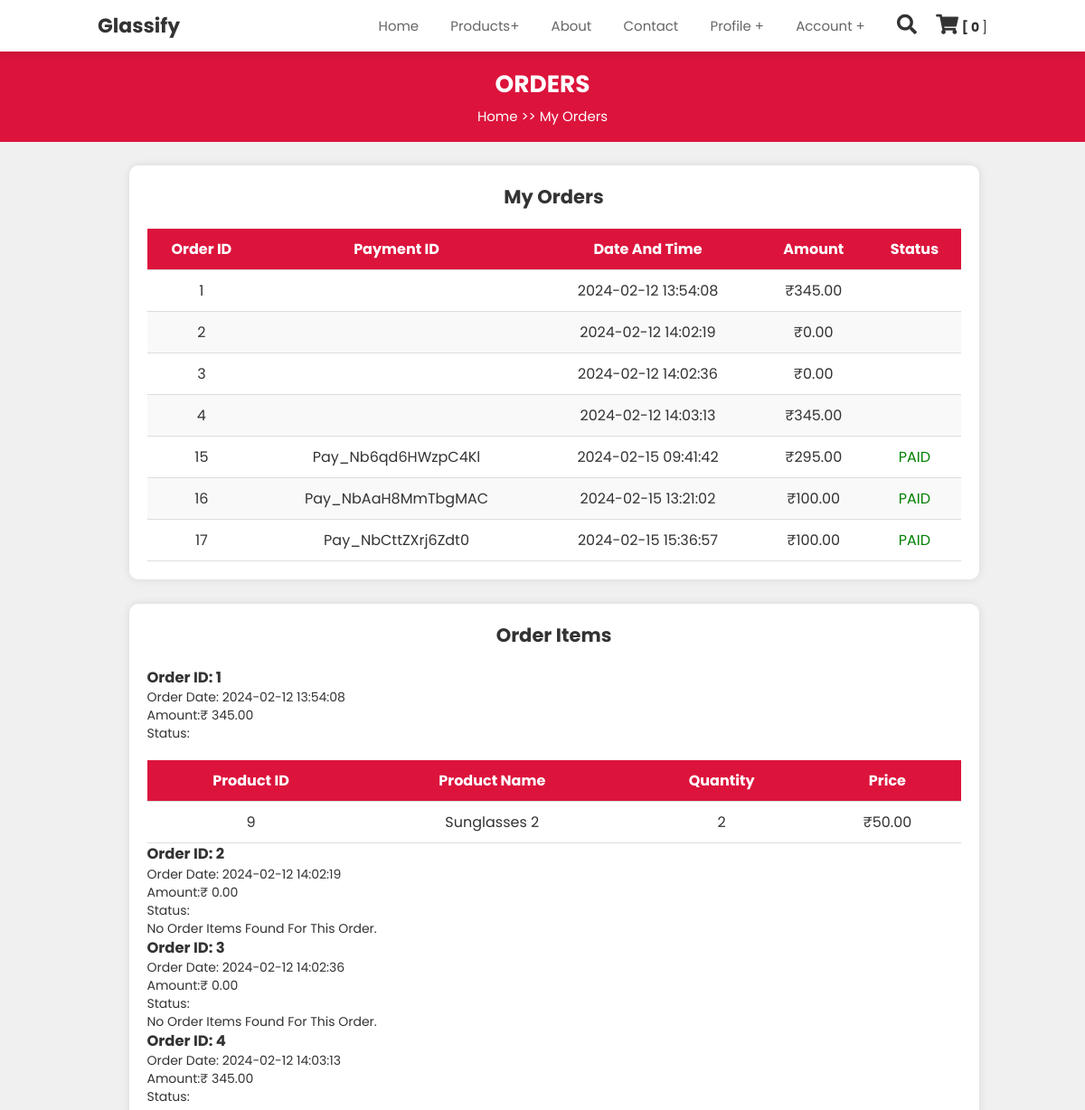
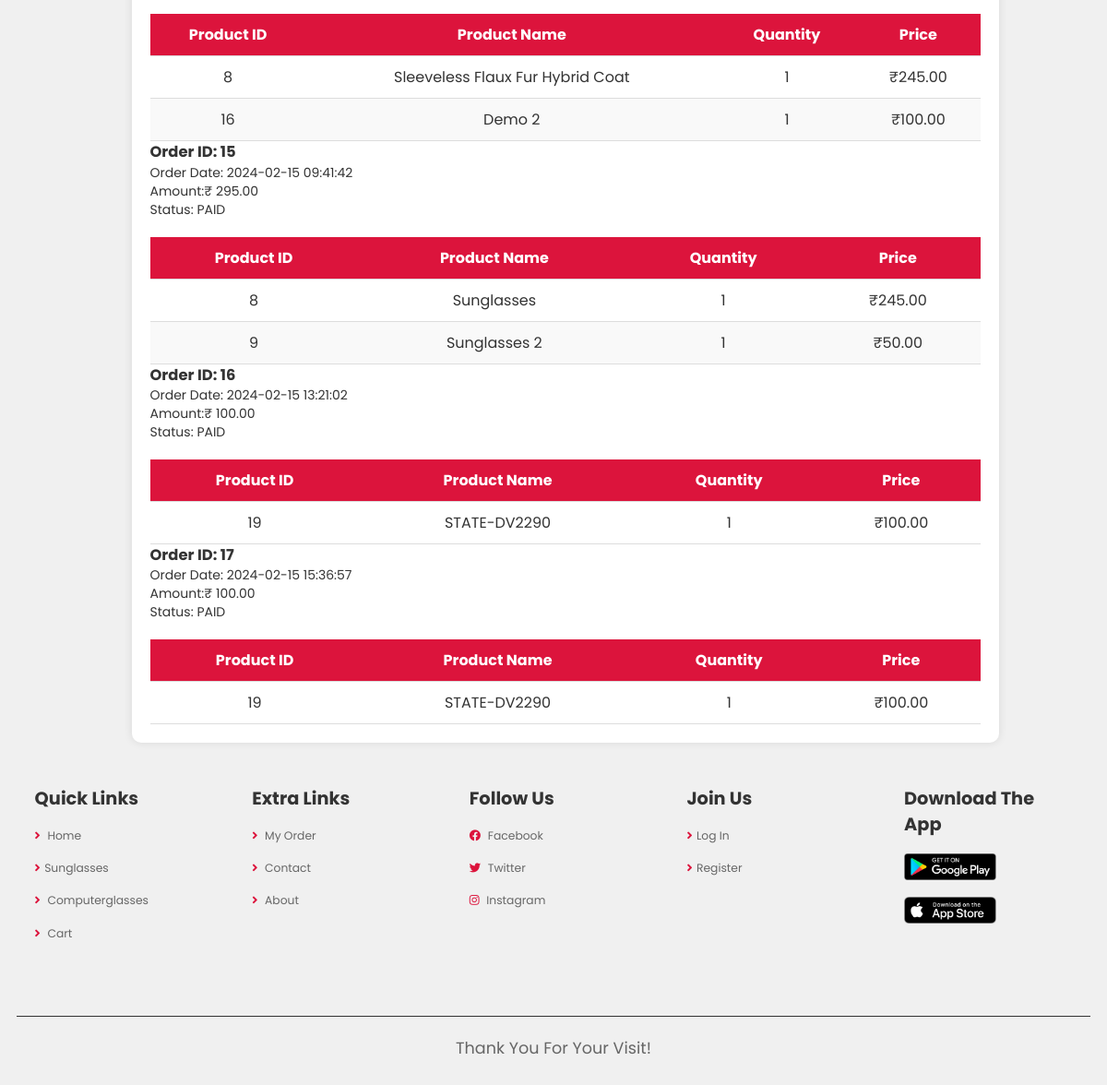
The page /my-orders.php (signed in) on the database its author committed (2 pictures, top to bottom).
### tables this page shows
CREATE TABLE `orders` (
  `order_id` int(11) NOT NULL,
  `customer_id` int(11) NOT NULL,
  `amount` decimal(10,2) NOT NULL,
  `payment_id` varchar(100) DEFAULT NULL,
  `created_at` timestamp NOT NULL DEFAULT current_timestamp(),
  `status` varchar(100) NOT NULL
);

CREATE TABLE `order_items` (
  `order_item_id` int(11) NOT NULL,
  `order_id` int(11) NOT NULL,
  `product_id` int(11) NOT NULL,
  `product_title` varchar(255) NOT NULL,
  `quantity` int(11) NOT NULL,
  `price` decimal(10,2) NOT NULL
);

### my-orders.php (the view, shortened to what this page needs)
<?php
if (!isset($_SESSION['customer_email'])) {
    echo "<script>window.open('../checkout.php','_self')</script>";
    exit();
} else {
    include("includes/db.php");
    include("includes/header_2.php");
    include("includes/main_2.php");
    $customer_email = $_SESSION['customer_email'];
    $get_customer_id = "SELECT customer_id FROM customers WHERE customer_email = '$customer_email'";
    $run_customer_id = mysqli_query($con, $get_customer_id);
    $row_customer_id = mysqli_fetch_array($run_customer_id);
    $customer_id = $row_customer_id['customer_id'];
?>
    <link rel="stylesheet" href="styles/style.css">
    <link rel="stylesheet" href="styles/style_2.css">
    <section class="heading">
    <h1>orders</h1>
    <p><a href="home.html">home</a> >> my orders </p>
  </section>
  <div id="content">
    <div class="container">
        <div class="main-content">
            <h2>My Orders</h2>
            <?php
            $get_orders = "SELECT order_id, created_at, amount, status, payment_id
                           FROM orders
                           WHERE customer_id='$customer_id'";
            $run_orders = mysqli_query($con, $get_orders);
            if (mysqli_num_rows($run_orders) > 0) {
                ?>
                <table>
                    <thead>
                        <tr>
                            <th>Order ID</th>
                            <th>Payment ID</th>
                            <th>Date and Time</th>
                            <th>Amount</th>
                            <th>Status</th>
                        </tr>
                    </thead>
                    <tbody>
                        <?php
                        while ($row_orders = mysqli_fetch_array($run_orders)) {
                            $order_id = $row_orders['order_id'];
                            $payment_id = $row_orders['payment_id'];
                            $created_at = $row_orders['created_at'];
                            $amount = $row_orders['amount'];
                            $status = $row_orders['status'];
                            ?>
                            <tr>
                                <td><?php echo $order_id; ?></td>
                                <td><?php echo $payment_id; ?></td>
                                <td><?php echo $created_at; ?></td>
                                <td>₹<?php echo $amount; ?></td>
                                <td style="color:green;"><?php echo $status; ?></td>
                            </tr>
                            <?php
                        }
                        ?>
                    </tbody>
                </table>
                <?php
            } else {
                echo "<p>No orders found.</p>";
            }
            ?>
        </div>
    </div>
</div>
<?php
}
?>
<?php
$customer_email = $_SESSION['customer_email'];
    $get_customer_id = "SELECT customer_id FROM customers WHERE customer_email = '$customer_email'";
    $run_customer_id = mysqli_query($con, $get_customer_id);
    $row_customer_id = mysqli_fetch_array($run_customer_id);
    $customer_id = $row_customer_id['customer_id'];
?>
<div id="content">
    <div class="container">
        <div class="main-content">
            <h2>Order items</h2>
            <?php
            $get_orders = "SELECT order_id, created_at, amount, status FROM orders WHERE customer_id='$customer_id'";
            $run_orders = mysqli_query($con, $get_orders);
            if (mysqli_num_rows($run_orders) > 0) {
                while ($row_orders = mysqli_fetch_array($run_orders)) {
                    $order_id = $row_orders['order_id'];
                    $created_at = $row_orders['created_at'];
                    $amount = $row_orders['amount'];
                    $status = $row_orders['status'];
                    ?>
                    <div class="order">
                        <h3>Order ID: <?php echo $order_id; ?></h3>
                        <p>Order Date: <?php echo $created_at; ?></p>
                        <p>Amount:₹ <?php echo $amount; ?></p>
                        <p>Status: <?php echo $status; ?></p>
                        <?php
                        $get_order_items = "SELECT product_id, product_title, quantity, price FROM order_items WHERE order_id='$order_id'";
                        $run_order_items = mysqli_query($con, $get_order_items);
                        if (mysqli_num_rows($run_order_items) > 0) {
                            ?>
                            <table>
                                <thead>
                                    <tr>
                                        <th>Product ID</th>
                                        <th>Product Name</th>
                                        <th>Quantity</th>
                                        <th>Price</th>
                                    </tr>
                                </thead>
                                <tbody>
                                    <?php
                                    while ($row_order_items = mysqli_fetch_array($run_order_items)) {
                                        $product_id = $row_order_items['product_id'];
                                        $product_title = $row_order_items['product_title'];
                                        $quantity = $row_order_items['quantity'];
                                        $price = $row_order_items['price'];
                                        ?>
                                        <tr>
                                            <td><?php echo $product_id; ?></td>
                                            <td><?php echo $product_title; ?></td>
                                            <td><?php echo $quantity; ?></td>
                                            <td>₹<?php echo $price; ?></td>
                                        </tr>
                                        <?php
                                    }
                                    ?>
                                </tbody>
                            </table>
                            <?php
                        } else {
                            echo "<p>No order items found for this order.</p>";
                        }
                        ?>
                    </div>
                    <?php
                }
            } else {
                echo "<p>No orders found.</p>";
            }
            ?>
        </div>
    </div>
</div>
<section class="footer">
<div class="box-container">
    <div class="box">
        <h3>quick links</h3>
        <a href="home.php"> <i class="fas fa-angle-right"></i> home</a>
        <a href="sunglasses.php"> <i class="fas fa-angle-right"></i>sunglasses </a>
        <a href="computerglasses.php"> <i class="fas fa-angle-right"></i> computerglasses</a>
        <a href="cart.php"> <i class="fas fa-angle-right"></i> cart</a>
    </div>
    <div class="box">
        <h3>extra links</h3>
        <a href="my-orders.php"> <i class="fas fa-angle-right"></i> my order </a>
        <a href="contact.php"> <i class="fas fa-angle-right"></i> contact</a>
        <a href="about.php"> <i class="fas fa-angle-right"></i> about</a>
    </div>
    <div class="box">
        <h3>follow us</h3>
        <a href="https://www.facebook.com"> <i class="fab fa-facebook-f"></i> facebook </a>
        <a href="https://www.twitter.com"> <i class="fab fa-twitter"></i> twitter </a>
        <a href="https://www.instagram.com"> <i class="fab fa-instagram"></i> instagram </a>
    </div>
    <div class="box">
        <h3>Join us</h3>
        <a href="login.php"> <i class="fas fa-angle-right"></i>Log in</a>
        <a href="register.php"> <i class="fas fa-angle-right"></i>Register</a>
    </div>
    <div class="box">
        <h3>Download the App</h3>
        <a href="#"> <img class="download-image" src="images/google-play-logo.png" alt=""></a>
        <a href="#"> <img class="download-image" src="images/app-store-logo.png" alt=""></a>
    </div>
</div>
<div class="credit">Thank you for your visit! </div>
</section>

### styles/style.css (style rules this page uses)
* { font-family: "Poppins", sans-serif; margin: 0; padding: 0; box-sizing: border-box; text-decoration: none !important; outline: none; border: none; text-transform: capitalize; transition: all 0.2s linear; }
html { font-size: 62.5%; overflow-x: hidden; }
section { padding: 2rem 9%; }
.heading { text-align: center; background: crimson; }
.heading h1 { font-size: 3rem; text-transform: uppercase; color: #fff; }
.heading p { color: #fff; padding-top: 0.7rem; font-size: 1.7rem; }
.heading p a { color: #fff; }
.footer .box-container { display: grid; grid-template-columns: repeat(auto-fit, minmax(25rem, 1fr)); gap: 1.5rem; }
.footer .box-container .box h3 { font-size: 2.2rem; color: #333; padding: 1rem 0; }
.footer .box-container .box a { display: block; font-size: 1.4rem; color: #666; padding: 1rem 0; }
.footer .box-container .box a i { color: crimson; padding-right: 0.5rem; }
.footer .credit { text-align: center; padding: 1rem; padding-top: 2.5rem; margin-top: 2.5rem; font-size: 2rem; color: #666; border-top: 0.2rem solid #333; }
@media (max-width: 1200px) { html { font-size: 55%; } }
@media (max-width: 1200px) { section { padding: 2rem; } }
body { font-family: "Roboto", Helvetica, Arial, sans-serif; font-size: 14px; line-height: 1.42857143; color: #333333; background-color: #f0f0f0; overflow-x: hidden; }
.box { margin: 0 0 30px; box-sizing: border-box; padding: 20px; }
#content { padding-left: 25px; }

### styles/style_2.css (style rules this page uses)
* { font-family: "Poppins", sans-serif; margin: 0; padding: 0; box-sizing: border-box; text-decoration: none !important; outline: none; border: none; text-transform: capitalize; transition: all 0.2s linear; }
html { font-size: 62.5%; overflow-x: hidden; }
section { padding: 2rem 9%; }
.heading { text-align: center; background: crimson; }
.heading h1 { font-size: 3rem; text-transform: uppercase; color: #fff; }
.heading p { color: #fff; padding-top: 0.7rem; font-size: 1.7rem; }
.heading p a { color: #fff; }
.footer .box-container { display: grid; grid-template-columns: repeat(auto-fit, minmax(20rem, 1fr)); gap: 1.5rem; }
.footer .box-container { display: grid; grid-template-columns: repeat(auto-fit, minmax(23rem, 1fr)); gap: 1.5rem; }
.footer .box-container .box h3 { font-size: 2.2rem; color: #333; padding: 1rem 0; }
.footer .box-container .box a { display: block; font-size: 1.4rem; color: #666; padding: 1rem 0; }
.footer .box-container .box a i { color: crimson; padding-right: 0.5rem; }
.footer .credit { text-align: center; padding: 1rem; padding-top: 2.5rem; margin-top: 2.5rem; font-size: 2rem; color: #666; border-top: 0.2rem solid #333; }
.download-image { height: auto!important; width: 100px !important; }
@media (max-width: 1200px) { html { font-size: 55%; } }
@media (max-width: 1200px) { section { padding: 2rem; } }

### includes/header_2.php (style rules this page uses)
* { font-family: "Poppins", sans-serif; margin: 0; padding: 0; box-sizing: border-box; text-decoration: none !important; outline: none; border: none; text-transform: capitalize; transition: all 0.2s linear; }
html { font-size: 62.5%; overflow-x: hidden; }
.heading { text-align: center; background: crimson; }
.heading h1 { font-size: 3rem; text-transform: uppercase; color: #fff; }
.heading p { color: #fff; padding-top: 0.7rem; font-size: 1.7rem; }
.heading p a { color: #fff; }

### my-orders.php (style rules this page uses)
#content { display: flex; justify-content: center; align-items: center; margin-top: 3rem; height: auto; }
.container { width: 80%; }
.main-content { background-color: #fff; padding: 20px; border-radius: 10px; box-shadow: 0 0 10px rgba(0, 0, 0, 0.1); }
h2 { text-align: center; margin-bottom: 20px; color: #333; }
table { width: 100%; border-collapse: collapse; margin-top: 20px; }
table th, table td { padding: 10px; border-bottom: 1px solid #ddd; text-align: center; }
table th { background-color: crimson; color: white; }
tr:nth-child(even) { background-color: f9f9f9; }
.footer .box-container { display: grid; grid-template-columns: repeat(auto-fit, minmax(20rem, 1fr)); gap: 1.5rem; }

### rows shown on the page
orders: order_id "1", created_at "2024-02-12 13:54:08", amount "345.00"
orders: order_id "2", created_at "2024-02-12 14:02:19", amount "0.00", shows "No Order Items Found For This Order."
orders: order_id "3", created_at "2024-02-12 14:02:36", amount "0.00", shows "No Order Items Found For This Order."
orders: order_id "4", created_at "2024-02-12 14:03:13", amount "345.00"
orders: order_id "15", payment "Pay_Nb6qd6HWzpC4Kl", created_at "2024-02-15 09:41:42", amount "295.00", status "PAID"
orders: order_id "16", payment "Pay_NbAaH8MmTbgMAC", created_at "2024-02-15 13:21:02", amount "100.00", status "PAID"
orders: order_id "17", payment "Pay_NbCttZXrj6Zdt0", created_at "2024-02-15 15:36:57", amount "100.00", status "PAID"
order_items: product "9", product_title "Sunglasses 2", quantity "2", price "50.00"
order_items: product "8", product_title "Sleeveless Flaux Fur Hybrid Coat", quantity "1", price "245.00"
order_items: product "16", product_title "Demo 2", quantity "1", price "100.00"
order_items: product "8", product_title "Sunglasses", quantity "1", price "245.00"
order_items: product "9", product_title "Sunglasses 2", quantity "1", price "50.00"
order_items: product "19", product_title "STATE-DV2290", quantity "1", price "100.00"
order_items: product "19", product_title "STATE-DV2290", quantity "1", price "100.00"

### other values the page prints
$count_items "0"
